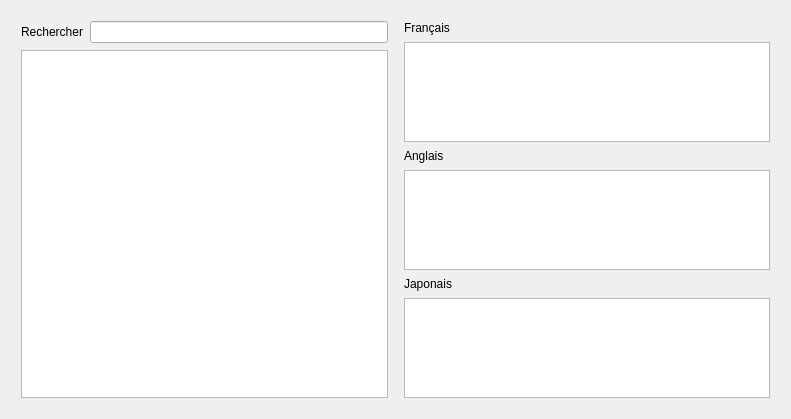
<?xml version="1.0" encoding="UTF-8"?>
<ui version="4.0">
 <class>Search_UI</class>
 <widget class="QDialog" name="Search_UI">
  <property name="geometry">
   <rect>
    <x>0</x>
    <y>0</y>
    <width>791</width>
    <height>419</height>
   </rect>
  </property>
  <property name="windowTitle">
   <string>Rechercher</string>
  </property>
  <layout class="QHBoxLayout" name="horizontalLayout_2">
   <item>
    <layout class="QVBoxLayout" name="verticalLayout">
     <property name="spacing">
      <number>7</number>
     </property>
     <property name="leftMargin">
      <number>10</number>
     </property>
     <property name="topMargin">
      <number>10</number>
     </property>
     <property name="rightMargin">
      <number>5</number>
     </property>
     <property name="bottomMargin">
      <number>10</number>
     </property>
     <item>
      <layout class="QHBoxLayout" name="horizontalLayout">
       <property name="topMargin">
        <number>0</number>
       </property>
       <item>
        <widget class="QLabel" name="label_4">
         <property name="text">
          <string>Rechercher</string>
         </property>
        </widget>
       </item>
       <item>
        <widget class="QLineEdit" name="search_le"/>
       </item>
      </layout>
     </item>
     <item>
      <widget class="QListWidget" name="file_list"/>
     </item>
    </layout>
   </item>
   <item>
    <layout class="QVBoxLayout" name="verticalLayout_2">
     <property name="spacing">
      <number>7</number>
     </property>
     <property name="leftMargin">
      <number>5</number>
     </property>
     <property name="topMargin">
      <number>10</number>
     </property>
     <property name="rightMargin">
      <number>10</number>
     </property>
     <property name="bottomMargin">
      <number>10</number>
     </property>
     <item>
      <widget class="QLabel" name="label">
       <property name="text">
        <string>Français</string>
       </property>
      </widget>
     </item>
     <item>
      <widget class="QPlainTextEdit" name="translated"/>
     </item>
     <item>
      <widget class="QLabel" name="label_2">
       <property name="text">
        <string>Anglais</string>
       </property>
      </widget>
     </item>
     <item>
      <widget class="QPlainTextEdit" name="original"/>
     </item>
     <item>
      <widget class="QLabel" name="label_3">
       <property name="text">
        <string>Japonais</string>
       </property>
      </widget>
     </item>
     <item>
      <widget class="QPlainTextEdit" name="japanese"/>
     </item>
    </layout>
   </item>
  </layout>
 </widget>
 <resources/>
 <connections/>
</ui>
